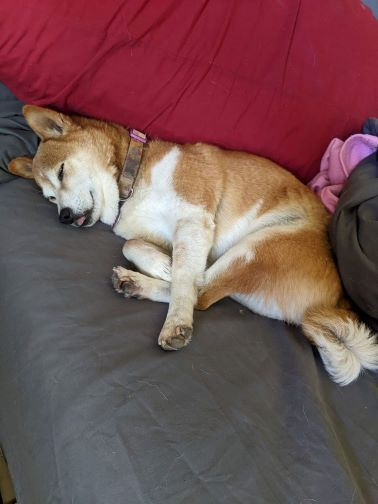
#> input picture images/PXL_20220814_151818246_small.jpg, 378 x 504 px
$ python colors.py
#> lines starting #> are read from the running program, lines starting #| are printed output that depends on the picture; after the words box and inside, x2 and y2 are one past the last pixel; in counts of white or black regions, pixels touching at a corner belong together
import cv2
import numpy as np


def createWindow() -> np.ndarray:
    img2 = cv2.imread("../images/PXL_20220814_151818246_small.jpg")
#> img2 is the input picture: shape (504, 378, 3); mean B, G, R 83.7, 82.7, 116.9
    return img2


img = createWindow()


def ontrackbarChanged(val) -> None:
    hue = cv2.getTrackbarPos("Hue", "HSVExample")
    hueHigh = cv2.getTrackbarPos("Hue High", "HSVExample")
    saturation = cv2.getTrackbarPos("Saturation", "HSVExample")
    saturationHigh = cv2.getTrackbarPos("Saturation High", "HSVExample")
    value = cv2.getTrackbarPos("Value", "HSVExample")
    valueHigh = cv2.getTrackbarPos("Value High", "HSVExample")

    # img = cv2.imread("../images/PXL_20220814_151818246_small.jpg")
    gray_img = cv2.cvtColor(img, cv2.COLOR_BGR2GRAY)
    img2 = cv2.cvtColor(img, cv2.COLOR_BGR2HSV)
    colorLow = np.array([hue, saturation, value])
    colorHigh = np.array([hueHigh, saturationHigh, valueHigh])

    mask = cv2.inRange(img2, colorLow, colorHigh)
    maskedImg = cv2.bitwise_and(gray_img, mask)

    # [9 lines of commented-out code are left out]

    cv2.imshow('HSVExample', maskedImg)
    return


def main() -> None:
    window = "HSVExample"

    cv2.namedWindow(window)

    cv2.createTrackbar("Hue", window, 0, 179, ontrackbarChanged)
#> slider 'Hue' is set to 59
    cv2.createTrackbar("Hue High", window, 0, 179, ontrackbarChanged)
#> slider 'Hue High' is set to 179
    cv2.createTrackbar("Saturation", window, 0, 255, ontrackbarChanged)
#> slider 'Saturation' is set to 85
    cv2.createTrackbar("Saturation High", window, 0, 255, ontrackbarChanged)
#> slider 'Saturation High' is set to 255
    cv2.createTrackbar("Value", window, 0, 255, ontrackbarChanged)
#> slider 'Value' is set to 85
    cv2.createTrackbar("Value High", window, 0, 255, ontrackbarChanged)
#> slider 'Value High' is set to 255
    ontrackbarChanged(0)
#> in ontrackbarChanged, `gray_img = cv2.cvtColor(img, cv2.COLOR_BGR2GRAY)`:
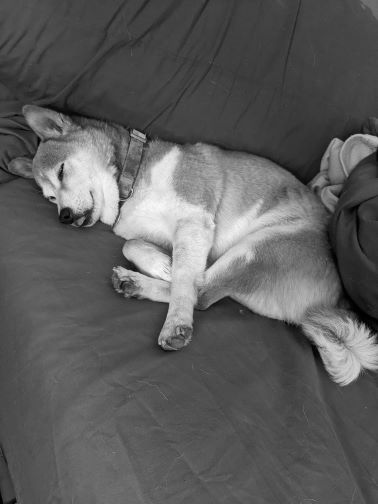
#> gray_img: shape (504, 378); min 0, max 251, mean 93
#> in ontrackbarChanged, `img2 = cv2.cvtColor(img, cv2.COLOR_BGR2HSV)`: img2: shape (504, 378, 3); mean H, S, V 91.1, 87, 119.3
#> in ontrackbarChanged, `mask = cv2.inRange(img2, colorLow, colorHigh)`:
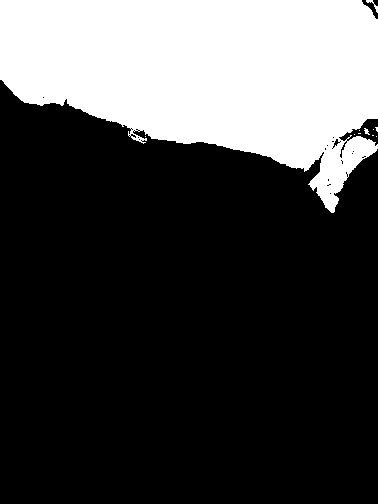
#> mask: shape (504, 378); 27.5% white; 11 white regions (8 under 20 px), largest, box (x1, y1, x2, y2) and area: (0, 0, 378, 213) 52356, (366, 0, 378, 13) 40, (364, 128, 370, 135) 22
#> in ontrackbarChanged, `maskedImg = cv2.bitwise_and(gray_img, mask)`:
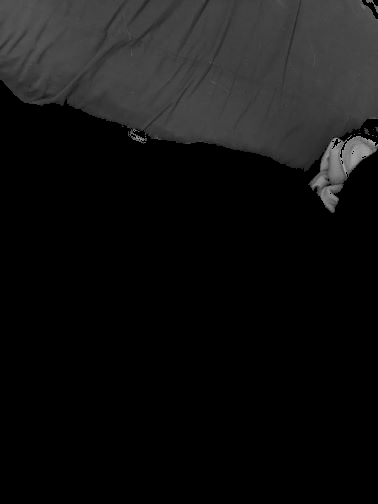
#> maskedImg: shape (504, 378); min 0, max 164, mean 18.2

    while True:
        k = cv2.waitKey(1) & 0xFF
#> (key Esc is pressed here)
        if k == 27:
            break


if __name__ == '__main__':
    main()

$ run again, with images/PXL_20230111_065654426_small.jpg copied over images/PXL_20220814_151818246_small.jpg
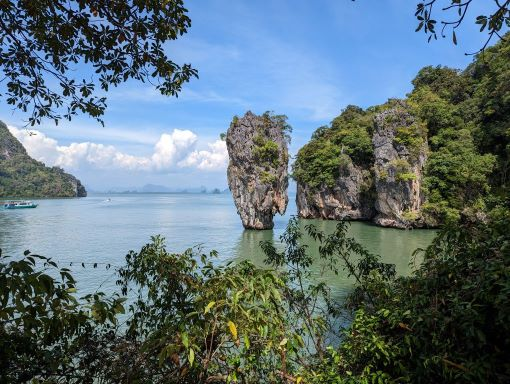
#> input picture images/PXL_20230111_065654426_small.jpg, 510 x 384 px
#> in createWindow, img2 is the input picture: shape (384, 510, 3); mean B, G, R 119.5, 112.6, 94.2
#> img2: shape (384, 510, 3); mean H, S, V 72.3, 98.7, 131.3
#> in ontrackbarChanged, `mask = cv2.inRange(img2, colorLow, colorHigh)`:
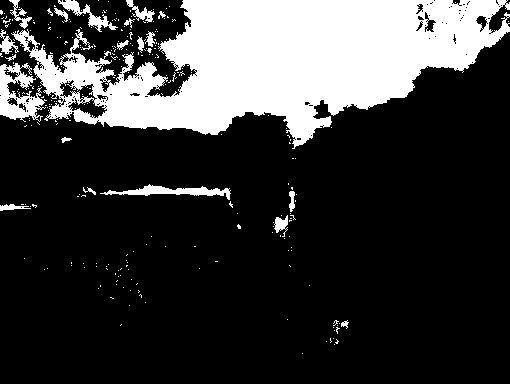
#> mask: shape (384, 510); 22.7% white; 269 white regions (249 under 20 px), largest, box (x1, y1, x2, y2) and area: (11, 0, 510, 149) 39687, (0, 63, 47, 122) 1394, (100, 184, 231, 200) 767
#> in ontrackbarChanged, `maskedImg = cv2.bitwise_and(gray_img, mask)`:
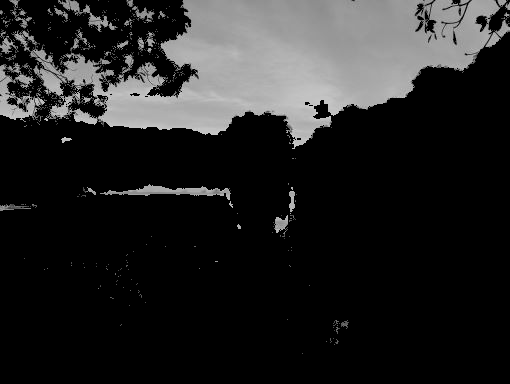
#> maskedImg: shape (384, 510); min 0, max 207, mean 36.1
